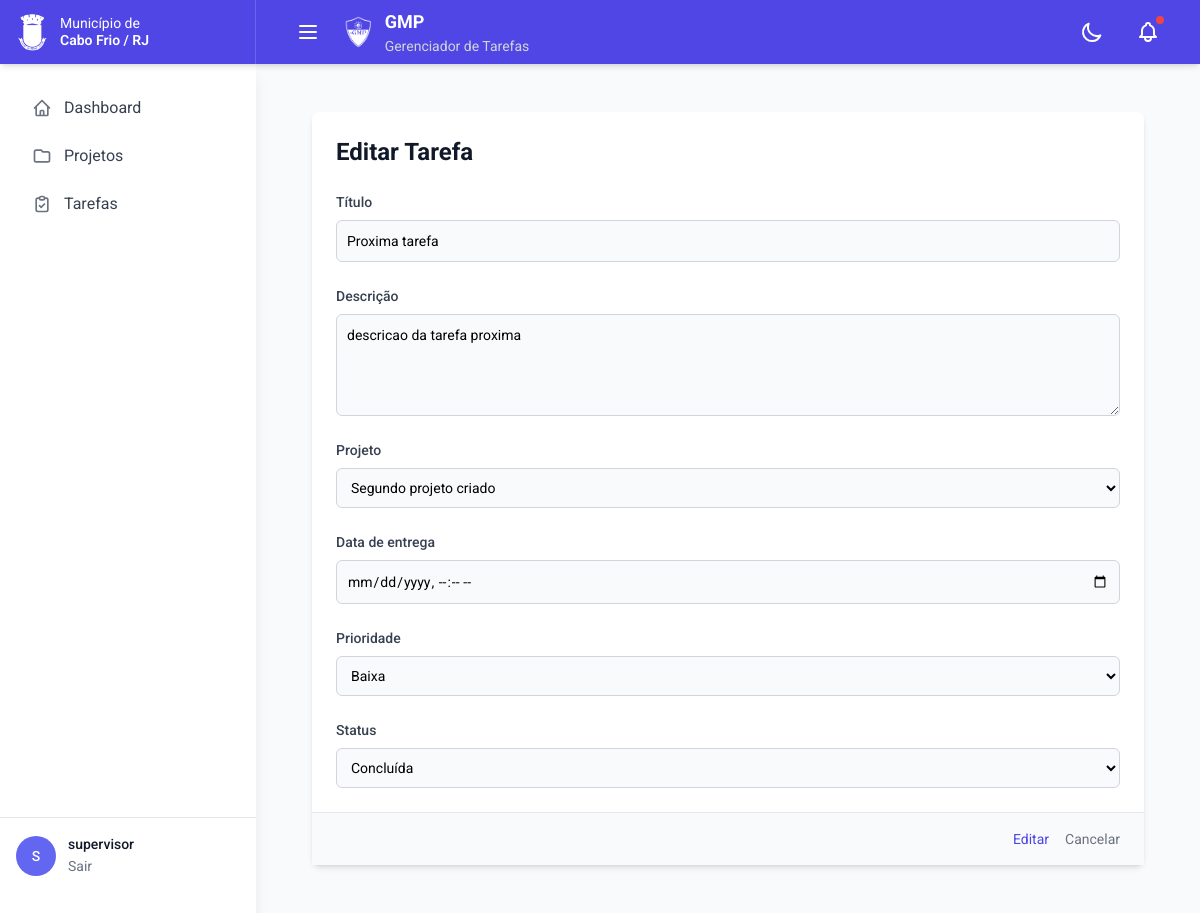
Page /tasks/4/edit/ (signed in) on the earlier database version.
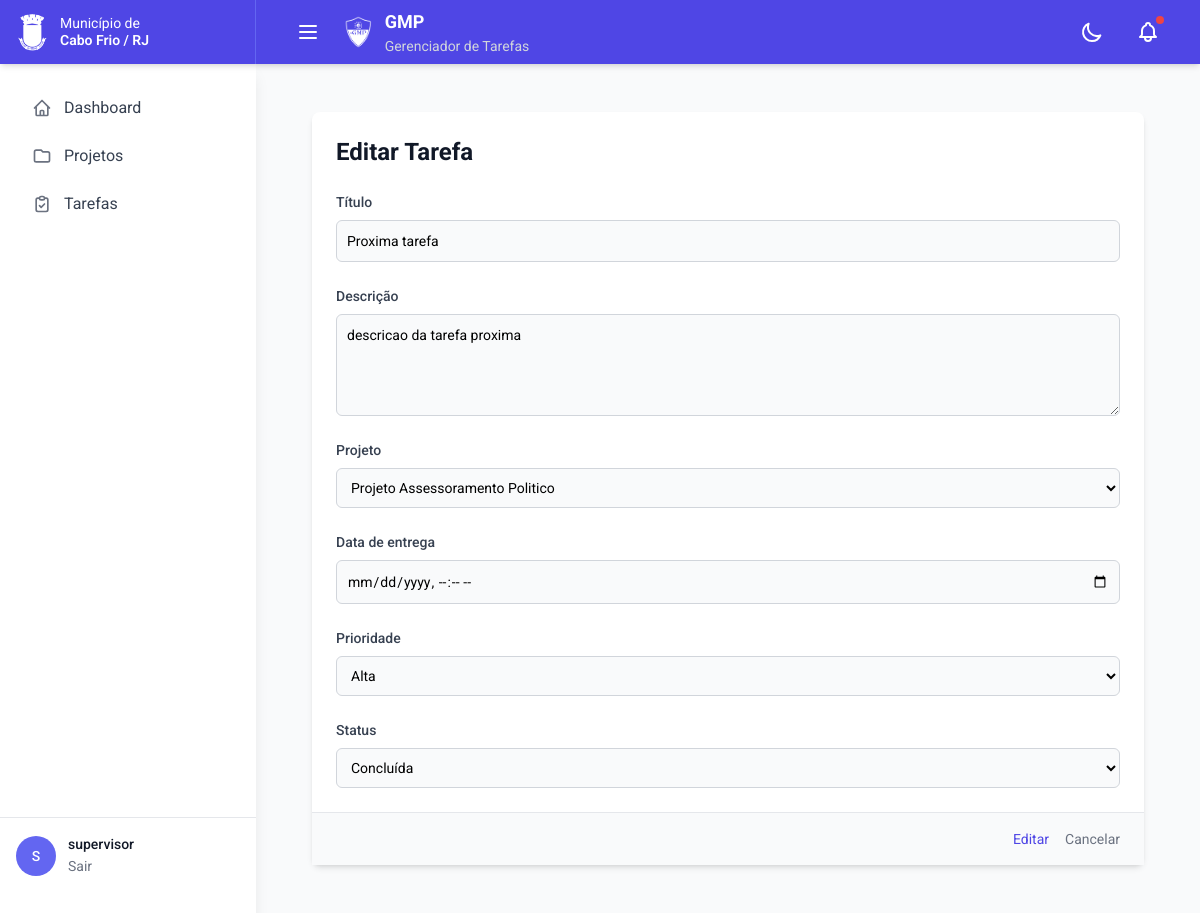
Same page on the later database version.
### projects/models.py (models this page shows, shortened)
class Project(models.Model):
    title = models.CharField('Título', max_length=200)
    description = models.TextField('Descrição')
    detailed_description = RichTextField('Descrição Detalhada', null=True, blank=True)
    value = models.DecimalField('Valor', max_digits=10, decimal_places=2, default=0)
    is_active = models.BooleanField('Ativo', default=True)
    photo = models.ImageField('Foto', upload_to='projects/', null=True, blank=True)
    created_at = models.DateTimeField('Criado em', auto_now_add=True)
    owner = models.ForeignKey(
        settings.AUTH_USER_MODEL,
        verbose_name='Proprietário',
        on_delete=models.CASCADE,
        related_name='projects'
    )
    class Meta:
        verbose_name = 'Projeto'
        verbose_name_plural = 'Projetos'
        ordering = ['-created_at']
    def __str__(self):
        return self.title

### tasks/models.py (models this page shows, shortened)
class Task(models.Model):
    PRIORITY_CHOICES = [
        ('low', 'Baixa'),
        ('medium', 'Média'),
        ('high', 'Alta'),
    ]
    STATUS_CHOICES = [
        ('todo', 'A Fazer'),
        ('doing', 'Em Andamento'),
        ('done', 'Concluída'),
    ]
    title = models.CharField('Título', max_length=200)
    description = models.TextField('Descrição')
    due_date = models.DateTimeField('Data de entrega')
    priority = models.CharField(
        'Prioridade',
        max_length=6,
        choices=PRIORITY_CHOICES,
        default='medium'
    )
    status = models.CharField(
        'Status',
        max_length=5,
        choices=STATUS_CHOICES,
        default='todo'
    )
    project = models.ForeignKey(
        Project,
        verbose_name='Projeto',
        on_delete=models.CASCADE,
        related_name='tasks'
    )
    created_at = models.DateTimeField('Criado em', auto_now_add=True)
    updated_at = models.DateTimeField('Atualizado em', auto_now=True)
    class Meta:
        verbose_name = 'Tarefa'
        verbose_name_plural = 'Tarefas'
        ordering = ['due_date']

### tasks/views.py (the view)
# urls.py: path('<int:pk>/edit/', views.task_update, name='update'),
@login_required
def task_update(request, pk):
    task = get_object_or_404(Task, pk=pk, project__owner=request.user)
    if request.method == 'POST':
        form = TaskForm(request.POST, instance=task)
        if form.is_valid():
            task = form.save(commit=False)
            if task.project.owner != request.user:
                messages.error(request, 'Você não tem permissão para editar esta tarefa.')
                return redirect('projects:list')
            task.save()
            messages.success(request, 'Tarefa atualizada com sucesso!')
            return redirect('tasks:detail', pk=task.pk)
    else:
        form = TaskForm(instance=task)
        form.fields['project'].queryset = Project.objects.filter(owner=request.user)
    return render(request, 'tasks/task_form.html', {
        'form': form,
        'task': task,
        'action': 'Editar'
    })

### tasks/forms.py
class TaskForm(forms.ModelForm):
    class Meta:
        model = Task
        fields = ['title', 'description', 'project', 'due_date', 'priority', 'status']
        widgets = {
            'due_date': forms.DateTimeInput(attrs={'type': 'datetime-local'}),
        }

### templates/tasks/task_form.html (shortened to what this page needs)
{% extends 'base.html' %}
{% block content %}
<div class="max-w-4xl mx-auto p-6">
    <div class="bg-white dark:bg-gray-800 rounded-lg shadow-md p-6">
        <h2 class="text-2xl font-bold text-gray-900 dark:text-white mb-6">
            {% if form.instance.pk %}Editar{% else %}Nova{% endif %} Tarefa
        </h2>
        <form method="post">
            {% for field in form %}
            <div class="mb-6">
                <label for="{{ field.id_for_label }}" class="block text-sm font-medium text-gray-700 dark:text-gray-300 mb-2">
                    {{ field.label }}
                </label>
                {% if field.name == 'description' %}
                    <textarea name="{{ field.name }}"
                              id="{{ field.id_for_label }}"
                              class="mt-1 block w-full rounded-md p-2.5
                                     border border-gray-300 dark:border-gray-600
                                     bg-gray-50 dark:bg-gray-700
                                     focus:border-2 focus:border-indigo-500 dark:focus:border-indigo-500 focus:outline-none
                                     dark:text-white sm:text-sm"
                              rows="4">{{ field.value|default:'' }}</textarea>
                {% elif field.name == 'project' or field.name == 'priority' or field.name == 'status' %}
                    <select name="{{ field.name }}"
                            id="{{ field.id_for_label }}"
                            class="mt-1 block w-full rounded-md p-2.5
                                   border border-gray-300 dark:border-gray-600
                                   bg-gray-50 dark:bg-gray-700
                                   focus:border-2 focus:border-indigo-500 dark:focus:border-indigo-500 focus:outline-none
                                   dark:text-white sm:text-sm">
                        {% for choice in field.field.choices %}
                            <option value="{{ choice.0 }}" {% if field.value|stringformat:"s" == choice.0|stringformat:"s" %}selected{% endif %}>
                                {{ choice.1 }}
                            </option>
                        {% endfor %}
                    </select>
                {% else %}
                    <input type="{{ field.field.widget.input_type|default:'text' }}"
                           name="{{ field.name }}"
                           id="{{ field.id_for_label }}"
                           value="{{ field.value|default:'' }}"
                           {% if field.name == 'due_date' %}step="any"{% endif %}
                           class="mt-1 block w-full rounded-md p-2.5
                                  border border-gray-300 dark:border-gray-600
                                  bg-gray-50 dark:bg-gray-700
                                  focus:border-2 focus:border-indigo-500 dark:focus:border-indigo-500 focus:outline-none
                                  dark:text-white sm:text-sm">
                {% endif %}
            </div>
            {% endfor %}
            <div class="flex items-center justify-end space-x-4 border-t border-gray-200 dark:border-gray-700 -mx-6 -mb-6 px-6 py-4 mt-6 bg-gray-50 dark:bg-gray-700/50">
                <button type="submit"
                        class="text-sm text-indigo-600 dark:text-indigo-400 hover:text-indigo-900 dark:hover:text-indigo-300">
                    Editar
                </button>
                <a href="{% url 'tasks:list' %}"
                   class="text-sm text-gray-500 dark:text-gray-400 hover:text-gray-700 dark:hover:text-gray-300">
                    Cancelar
                </a>
            </div>
        </form>
    </div>
</div>
{% endblock %}

Differences in the rows shown:
changed Task "Proxima tarefa": priority "Baixa" → "Alta"
computed for Project: project "Segundo projeto criado" → "Projeto Assessoramento Politico"
